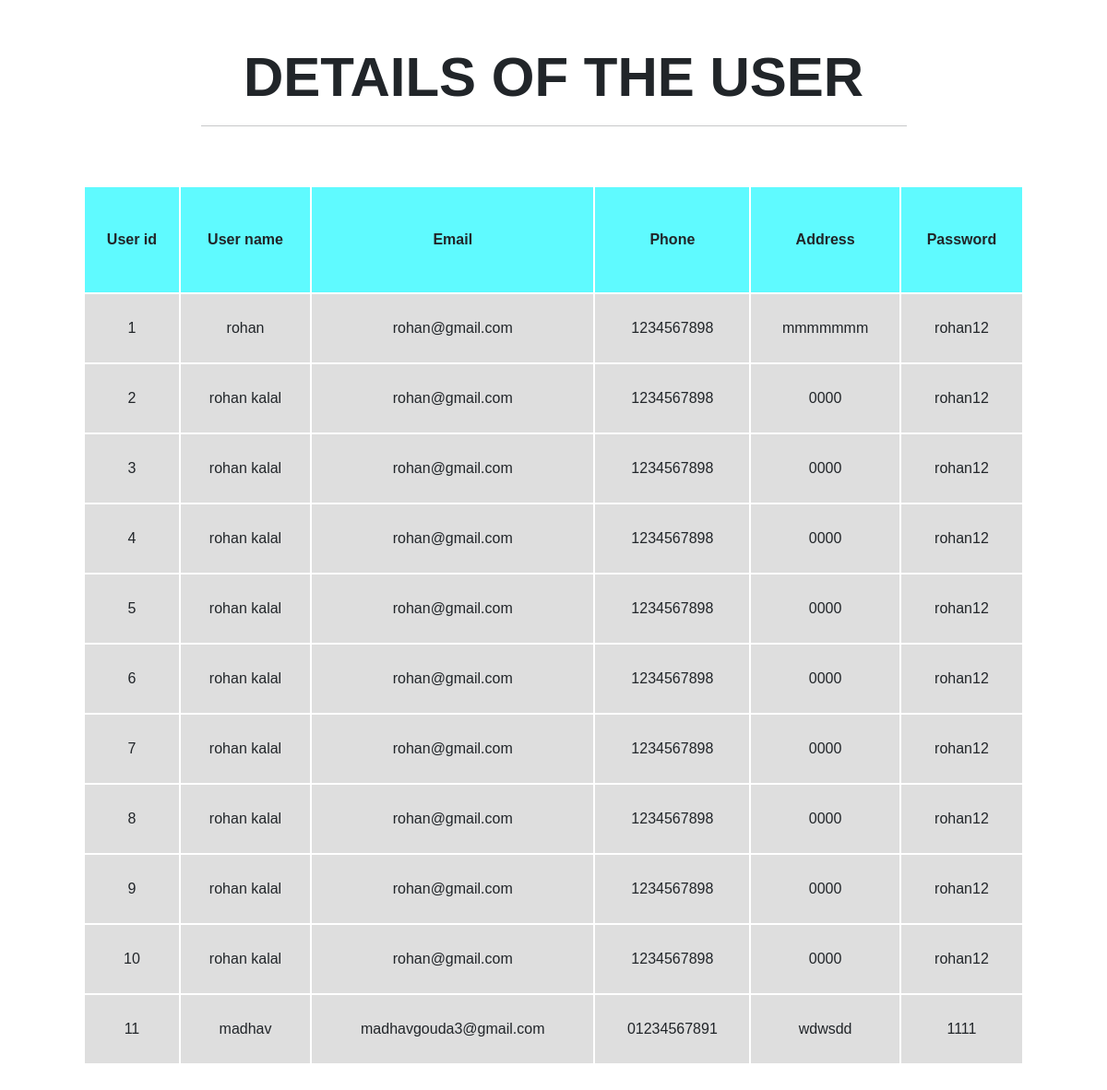
Page /admin/list_users.php on the committed database.
### tables this page shows
CREATE TABLE `user_register` (
  `user_id` int(100) NOT NULL,
  `user_name` varchar(30) NOT NULL,
  `password` varchar(30) NOT NULL,
  `email` varchar(30) NOT NULL,
  `phone` varchar(20) NOT NULL,
  `address` varchar(50) NOT NULL
);

### admin/list_users.php (the view, shortened to what this page needs)
<?php
include("../connect.php");
?>
<!DOCTYPE html>
<html lang="en">
<head>
    <link href="https://cdn.jsdelivr.net/npm/bootstrap@5.0.2/dist/css/bootstrap.min.css" rel="stylesheet"
>
</head>
<body>
<?php
$sel_query = "SELECT * FROM `user_register`";
$result_query = mysqli_query($conn,$sel_query);
$num_rows = mysqli_num_rows($result_query);
if($num_rows != 0)
{
    ?>
    <section class="section">
        <div class="container">
            <div class="content">
            <h1 class="text-center m-5">DETAILS OF THE USER <hr class="w-75 mx-auto"></h1>
             <div class="sub-content py-3 px-5">
                <table class="table border text-center ">
                    <thead>
                    <tr>
                        <th>User id</th>
                        <th>User name</th>
                        <th>Email</th>
                        <th>Phone</th>
                        <th>Address</th>
                        <th>Password</th>
                    </tr>
                    </thead>
                    <tbody>
                    <?php
                    while($row = mysqli_fetch_assoc($result_query))
                    {
                        $user_id = $row['user_id'];
                        $user_name = $row['user_name'];
                        $password_ = $row['email'];
                        $email_ = $row['phone'];
                        $phone_ = $row['address'];
                        $address_ = $row['password'];
                                echo "<tr>
                                <td>".$user_id."</td>
                                <td>".$user_name."</td>
                                <td>".$password_."</td>
                                <td>".$email_."</td>
                                <td>".$phone_."</td>
                                <td>".$address_."</td>
                                </tr>";
                    }
                    ?>
                    </tbody>
                    <?php
}
else
{
    echo "No data found";
}
?>
                </table>
             </div>
            </div>
        </div>
    </section>
</body>
</html>

### admin/list_users.php (style rules this page uses)
* { margin: 0; padding: 0; box-sizing: border-box; font-family: 'Poppins', sans-serif; }
table th,td { border: 2px solid white; border-collapse: collapse; padding: 20px 10px; }
.content th { padding: 45px 10px; background-color: rgb(95, 250, 255); }
.content td { padding: 25px 12px; background-color: rgb(222, 222, 222); }
.content h1 { font-weight: bold; font-size: 60px; }

### rows in the picture
user_register: user_id "1", user_name "rohan", email "rohan@gmail.com", phone "1234567898", address "mmmmmmm", password "rohan12"
user_register: user_id "2", user_name "rohan kalal", email "rohan@gmail.com", phone "1234567898", address "0000", password "rohan12"
user_register: user_id "3", user_name "rohan kalal", email "rohan@gmail.com", phone "1234567898", address "0000", password "rohan12"
user_register: user_id "4", user_name "rohan kalal", email "rohan@gmail.com", phone "1234567898", address "0000", password "rohan12"
user_register: user_id "5", user_name "rohan kalal", email "rohan@gmail.com", phone "1234567898", address "0000", password "rohan12"
user_register: user_id "6", user_name "rohan kalal", email "rohan@gmail.com", phone "1234567898", address "0000", password "rohan12"
user_register: user_id "7", user_name "rohan kalal", email "rohan@gmail.com", phone "1234567898", address "0000", password "rohan12"
user_register: user_id "8", user_name "rohan kalal", email "rohan@gmail.com", phone "1234567898", address "0000", password "rohan12"
user_register: user_id "9", user_name "rohan kalal", email "rohan@gmail.com", phone "1234567898", address "0000", password "rohan12"
user_register: user_id "10", user_name "rohan kalal", email "rohan@gmail.com", phone "1234567898", address "0000", password "rohan12"
user_register: user_id "11", user_name "madhav", email "madhavgouda3@gmail.com", phone "01234567891", address "wdwsdd", password "1111"
